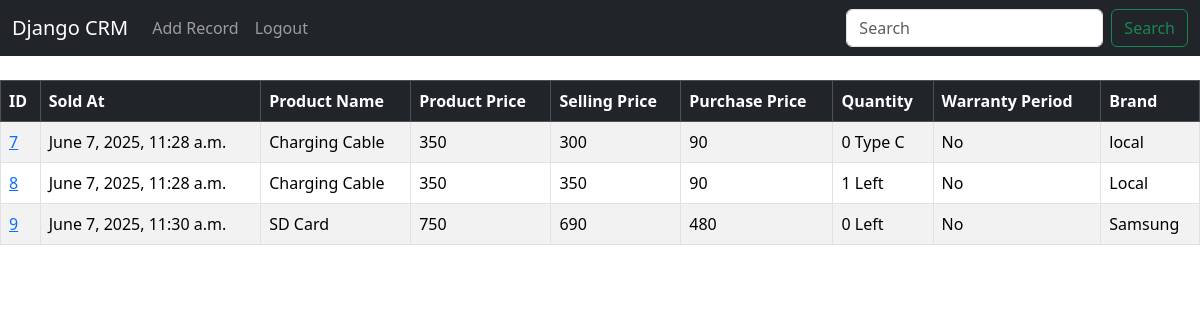
The app's page / (signed in) with its own data.
### myapp/models.py (models this page shows, shortened)
class Record(models.Model):
    sold_At = models.DateTimeField(auto_now_add=True)
    product_name = models.CharField(max_length=100)
    product_Price = models.CharField(max_length=100, blank=True, null=True)
    selling_price = models.CharField(max_length=15, blank=True, null=True)
    perchase_price = models.CharField(max_length=255, blank=True, null=True)
    quantity  = models.CharField(max_length=255, blank=True, null=True)
    warranty_period = models.CharField(max_length=255, blank=True, null=True)
    brand  = models.CharField(max_length=20, blank=True, null=True)

### myapp/views.py (the view)
# urls.py: path('', views.homepage, name='homepage'),
def homepage(request):
    records = Record.objects.all()  # Fetch all records from the database
    if request.method == 'POST':
        username = request.POST.get ('username')
        password = request.POST.get ('password')
        user = authenticate(request, username=username, password=password)
        if user is not None:
            login(request, user)
            messages.success(request, 'Login successful!')
            return redirect('homepage')
        else:
            messages.success(request, 'There was an error logging in. Please try again.')
            return redirect('homepage')
    else:
        return render(request, 'index.html' , {'records': records} )  # Pass records to the template

### templates/index.html (shortened to what this page needs)
{% load static %}
{% load tz %}
<!DOCTYPE html>
<html>
    <head>
        <link rel="stylesheet" href="{% static 'css/style.css' %}?v=2">
        <link rel="stylesheet" href="https://cdn.jsdelivr.net/npm/bootstrap@5.3.6/dist/css/bootstrap.min.css">
    </head>
    <body>
        {% include 'navbar.html' %}
      {% if user.is_authenticated %}
            <table class="table mt-4 table-striped table-hover table-bordered">
                <thead class="table-dark">
                    <tr>
                    <th scope="col">ID</th>
                    <th scope="col">Sold At</th>
                    <th scope="col">Product Name</th>
                    <th scope="col">Product Price</th>
                    <th scope="col">Selling Price </th>
                    <th scope="col">Purchase Price</th>
                    <th scope="col">Quantity</th>
                    <th scope="col">Warranty Period</th>
                    <th scope="col">Brand</th>
                    </tr>
                </thead>
            {% if records %}
                {% for record in records %}
                <tr>
                    <td><a href="{% url "record" record.id %}" >{{ record.id }}</a></td>
                    <td>{{ record.sold_At|localtime }}</td>
                    <td>{{ record.product_name }} </td>
                    <td>{{ record.product_Price }}</td>
                    <td>{{ record.selling_price }}</td>
                    <td>{{ record.perchase_price }}</td>
                    <td>{{ record.quantity }}</td>
                    <td>{{ record.warranty_period }}</td>
                    <td>{{ record.brand }}</td>
                </tr>
                {% endfor %}
            {% endif %}
            </table>
      {% endif %}
    <br/>
    </body>
</html>

### templates/navbar.html (shortened to what this page needs)
<nav class="navbar navbar-expand-lg navbar-dark bg-dark">
  <div class="container-fluid">
    <a class="navbar-brand" href=" {% url "homepage" %} ">Django CRM</a>
    <div class="collapse navbar-collapse" id="navbarSupportedContent">
      <ul class="navbar-nav me-auto mb-2 mb-lg-0">
        {% if user.is_authenticated %}
            <li class="nav-item">
            <a class="nav-link" href="{% url "add_record" %}">Add Record</a>
            </li>
            <li class="nav-item">
            <a class="nav-link" href="{% url "logout" %}">Logout</a>
            </li>
        {% endif %}
      </ul>
      <form class="d-flex" role="search">
        <input class="form-control me-2" type="search" placeholder="Search" aria-label="Search"/>
        <button class="btn btn-outline-success" type="submit">Search</button>
      </form>
    </div>
  </div>
</nav>

### records on screen
Record: id "7", sold_At "June 7, 2025, 11:28 a.m.", product_name "Charging Cable", product_Price "350", selling_price "300", perchase_price "90", quantity "0 Type C", warranty_period "No", brand "local"
Record: id "8", sold_At "June 7, 2025, 11:28 a.m.", product_name "Charging Cable", product_Price "350", selling_price "350", perchase_price "90", quantity "1 Left", warranty_period "No", brand "Local"
Record: id "9", sold_At "June 7, 2025, 11:30 a.m.", product_name "SD Card", product_Price "750", selling_price "690", perchase_price "480", quantity "0 Left", warranty_period "No", brand "Samsung"
